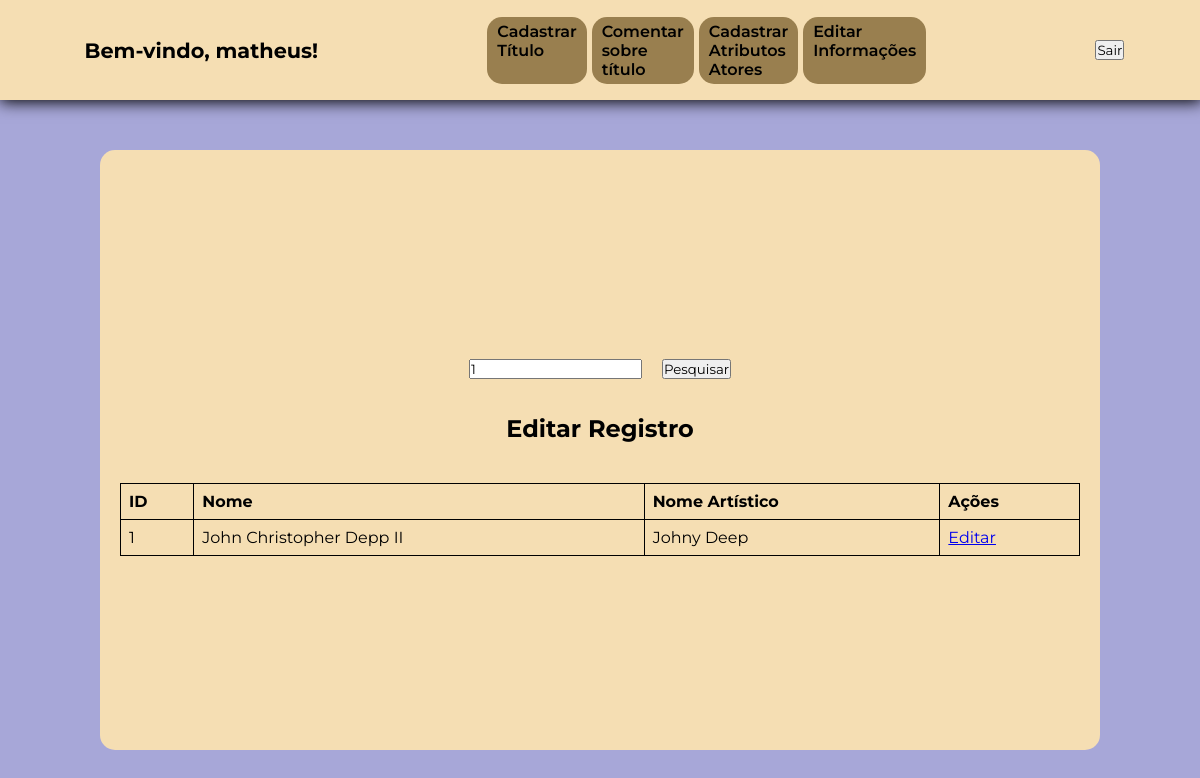
Page /php/cadastro/editarInformacoes.php?busca=1 (signed in) on the committed database.
### tables this page shows
CREATE TABLE `atores` (
  `id` int(11) NOT NULL,
  `nome` varchar(30) NOT NULL,
  `nascimento` date NOT NULL,
  `falecimento` date NOT NULL,
  `nacionalidade` varchar(30) NOT NULL,
  `nome_artistico` varchar(30) DEFAULT NULL,
  `cidade_nascimento` varchar(30) DEFAULT NULL,
  `estado_nascimento` varchar(30) DEFAULT NULL,
  `filhos` text DEFAULT NULL,
  `conjuges` text DEFAULT NULL,
  `txt_apresentacao` text DEFAULT NULL
);

### php/cadastro/editarInformacoes.php (the view, shortened to what this page needs)
<?php
   require_once '../DB/conexaoDB.php';
?>
<!DOCTYPE html>
<html lang="pt-BR">
<head>
    <link rel="stylesheet" href="../../style/styleCadastroTitulo.css">
</head>
<body>
    <header>
        <?php include 'headerCadastro.php'; ?>
    </header>
    <main>
        <div class="card">
            <form class="pesquisa" method="GET" action="">
                <input type="text" name="busca" placeholder="Digite o nome ou id..." value="<?php echo isset($_GET['busca']) ? htmlspecialchars($_GET['busca']) : ''; ?>">
                <button type="submit">Pesquisar</button>
            </form>
            <h2>Editar Registro</h2>
            <?php
            if (isset($_GET['busca']) && !empty(trim($_GET['busca']))) {
                $busca = trim($_GET['busca']);
                try {
                    $sql = "SELECT id,
                    nome,
                    nascimento,
                    nacionalidade,
                    nome_artistico,
                    cidade_nascimento,
                    estado_nascimento,
                    filhos,
                    conjuges,
                    txt_apresentacao
                      FROM atores
                            WHERE id = :busca OR nome LIKE :nome";
                    $stmt = $pdo->prepare($sql);
                    $stmt->bindValue(':busca', $busca, PDO::PARAM_INT);
                    $stmt->bindValue(':nome', "%$busca%", PDO::PARAM_STR);
                    $stmt->execute();
                    $dados = $stmt->fetchAll(PDO::FETCH_ASSOC);
                    if ($dados) {
                        echo "<table>";
                        echo "<tr>
                        <th>ID</th>
                        <th>Nome</th>
                        <th>Nome Artístico</th>
                        <th>Ações</th>
                        </tr>";
                        foreach ($dados as $registro) {
                            echo "<tr>";
                            echo "<td>" . htmlspecialchars($registro['id']) . "</td>";
                            echo "<td>" . htmlspecialchars($registro['nome']) . "</td>";
                            echo "<td>" . htmlspecialchars($registro['nome_artistico']) . "</td>";
                            echo "<td><a href='?editar=" . $registro['id'] . "'>Editar</a></td>";
                            echo "</tr>";
                        }
                        echo "</table>";
                    } else {
                        echo "<p style='color: red;'>Nenhum registro encontrado.</p>";
                    }
                } catch (PDOException $e) {
                    echo "Erro ao buscar registros: " . $e->getMessage();
                }
            }
            ?>
        </div>
    </main>
</body>
</html>

### style/styleCadastroTitulo.css (style rules this page uses)
:root { --cor-do-card:wheat ; --cor-body: rgb(167, 167, 216); --cor-btn-menu: rgb(153, 127, 79); --fonte-principal: "Montserrat", serif; }
* { margin: 0; padding: 0; font-family: var(--fonte-principal); }
body { width: 100vw; height: 700px; background-color: var(--cor-body); }
header, main, .card { display: flex; align-items: center; }
header { width: 100%; height: 100px; background-color: var(--cor-do-card); justify-content: space-around; box-shadow: 1px 1px 15px 1px black; }
main { width: 100%; height: 100%; justify-content: center; }
.card { width: 80%; height: 80%; padding: 20px 20px; background-color: var(--cor-do-card); border-radius: 15px; display: flex; flex-direction: column; justify-content: center; gap: 20px; }
form { display: flex; gap:20px; }
form { width: 100%; height: 100%; }

### php/cadastro/editarInformacoes.php (style rules this page uses)
.pesquisa { width: 100%; height: 50px; display: flex; align-items: center; justify-content: center; }
table { width: 100%; border-collapse: collapse; margin-top: 20px; }
table, th, td { border: 1px solid black; }
th, td { padding: 8px; text-align: left; }

### rows in the picture
atores: id "1", nome "John Christopher Depp II", nome_artistico "Johny Deep"

### other values in the picture
$_SESSION['username'] "matheus"
